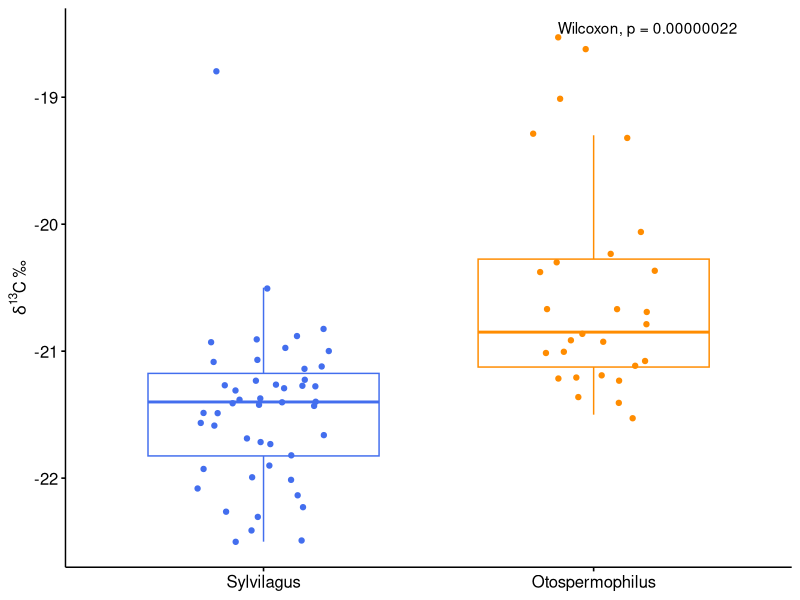
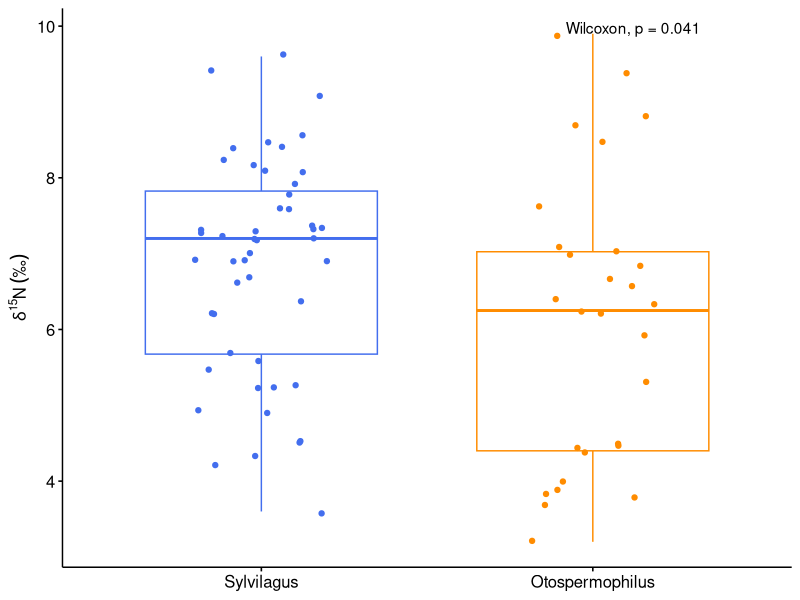
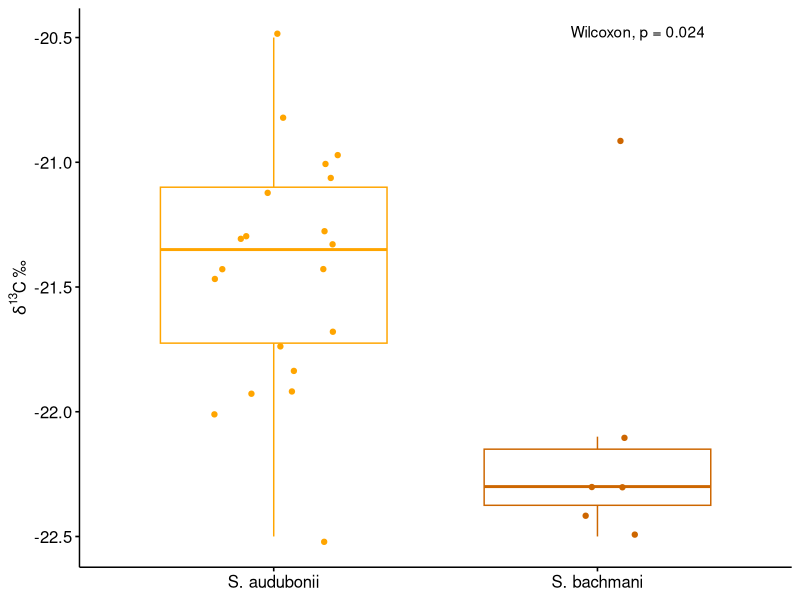
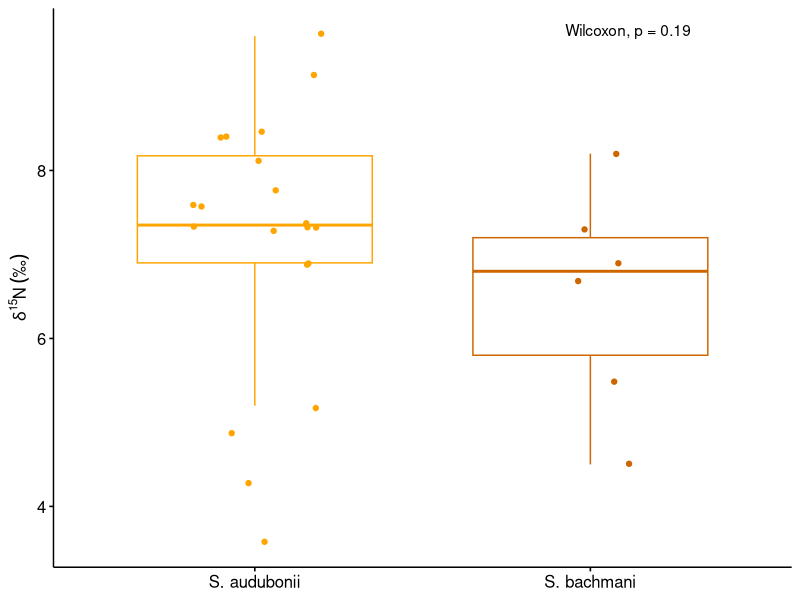
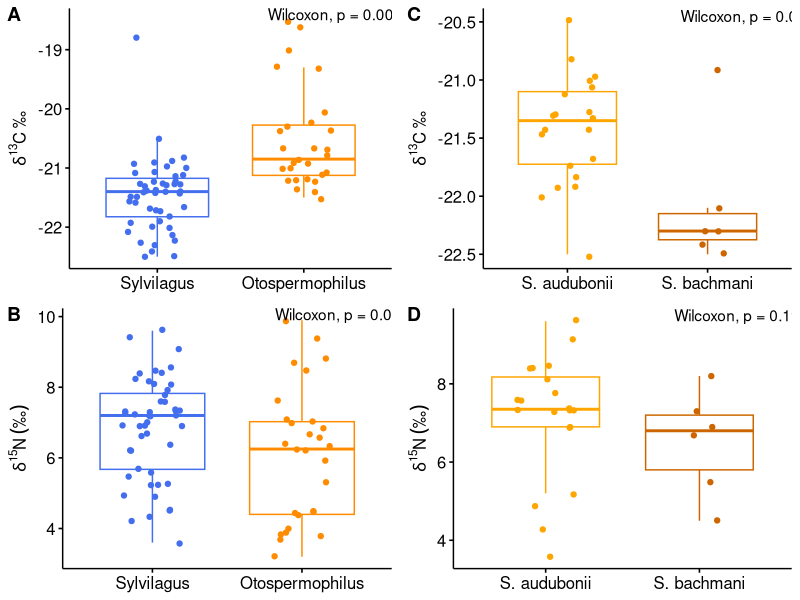

Reproduce these figures in R, in order. (Note: this script raises an error after producing the figures.)
options(scipen=999)
library(ggplot2)
library(tidyverse)
library(ggpubr)


# library(scales)
# library(RColorBrewer)
# library(rstatix)

# Read in file
iso_dat <- read.csv(file="data/processed/final_dataset_focaltaxa_finalAMSruns_with_isotopes_with_all_dates.csv", header=T) # All rabbits and Squirrels with isotopes - some have no dates, or dates too old to calibrate 

# determine normality, Shapiro-Wilk tests ----

#carbon
CS <- iso_dat %>%
  filter(Taxon == 'Sylvilagus') %>%
  select(del13C_permil)
shapiro.test(CS$del13C_permil)
# not normal

CO <- iso_dat %>%
  filter(Taxon == 'Otospermophilus') %>%
  select(del13C_permil)
shapiro.test(CO$del13C_permil)
# not normal

NS <- iso_dat %>%
  filter(Taxon == 'Sylvilagus') %>%
  select(del15N_permil)
shapiro.test(NS$del15N_permil)
# normal

NO <- iso_dat %>%
  filter(Taxon == 'Otospermophilus') %>%
  select(del15N_permil)
shapiro.test(NO$del15N_permil)
# normal

CSa <- iso_dat %>%
  filter(Species == 'S. audubonii') %>%
  select(del13C_permil)
shapiro.test(CSa$del13C_permil)
# normal

CSb <- iso_dat %>%
  filter(Species == 'S. bachmani') %>%
  select(del13C_permil)
shapiro.test(CSb$del13C_permil)
# not normal

NSa <- iso_dat %>%
  filter(Species == 'S. audubonii') %>%
  select(del15N_permil)
shapiro.test(NSa$del15N_permil)
# not normal

NSb <- iso_dat %>%
  filter(Species == 'S. bachmani') %>%
  select(del15N_permil)
shapiro.test(NSb$del15N_permil)
# normal


## Inter-specific - Compare squirrels to rabbits ----

# examine data
#carbon - both taxa non-normal, use wilcon.test
wilcox.c.taxon <- wilcox.test(del13C_permil~Taxon, data=iso_dat, correct = TRUE)
wilcox.c.taxon

p3 <- ggboxplot(iso_dat, x = "Taxon", y = "del13C_permil",
                color = "Taxon", palette = c("royalblue2", "darkorange"),
                add = "jitter") +
  labs(y = expression({delta}^13*C~'\u2030'), x="")+
  #  labs(y = expression(italic(delta)^13*C~("\211")))+
  theme(axis.title.x=element_blank(),
        legend.position = "none")
#  Add p-value
genus_C <- p3 + stat_compare_means(method = "wilcox.test", label.x = 2)
genus_C

#nitrogen - could use normal t-test for this. t.test marginally not significant, just use wilcox test for consistency with other comparisons.
t.test(del15N_permil~Taxon, data=iso_dat)
wilcox.n.taxon <- wilcox.test(del15N_permil~Taxon, data=iso_dat, correct = TRUE)
wilcox.n.taxon
p4 <- ggboxplot(iso_dat, x = "Taxon", y = "del15N_permil",
                color = "Taxon", palette = c("royalblue2", "darkorange"),
                add = "jitter") +
  #  labs(y = expression(italic(delta)^15*N~("\211")))+
  labs(y = expression(italic(delta)^15*N~("\u2030")))+
  theme(axis.title.x=element_blank(),
        legend.position = "none")
#  Add p-value
genus_N <- p4 + stat_compare_means(method = "wilcox.test", label.x = 2)
genus_N

## Intra - specific diet ---- 

## Compare desert cottontails to brush rabbits 

iso_rabbits<- iso_dat[grep("S. audubonii|S. bachmani", iso_dat$Species), c('del13C_permil', 'del15N_permil', 'Species', 'Taxon')]

#carbon - one taxon normal, other non-normal. Use wilcox.test 
wilcox.c.rabbits <- wilcox.test(del13C_permil~Species, data=iso_rabbits, correct = TRUE, alternative = "two.sided")
wilcox.c.rabbits
#t.test(del13C_permil~Taxon, mu=0, alt="two.sided", conf=0.95, var.eq=F, paired=F, data=iso_rabbits)

p1 <- ggboxplot(iso_rabbits, x = "Species", y = "del13C_permil",
                color = "Species", palette = c("orange", "darkorange3"),
                add = "jitter") +
  labs(y = expression({delta}^13*C~'\u2030'))+
  theme(axis.title.x=element_blank(),
        legend.position = "none")
#  Add p-value
rabbits_C <- p1 + stat_compare_means(method = "wilcox.test", label.x = 2)
#p-values appear on figure as a single plot, but not on multiplots
rabbits_C

#nitrogen - one taxon normal, other non-normal. Use wilcox.test
wilcox.n.rabbits <- wilcox.test(del15N_permil~Species, data=iso_rabbits, correct = TRUE)
wilcox.n.rabbits

p2 <- ggboxplot(iso_rabbits, x = "Species", y = "del15N_permil",
                color = "Species", palette = c("orange", "darkorange3"),
                add = "jitter") +
  #  labs(y = expression(italic(delta)^15*N~("\211")))+
  labs(y = expression(italic(delta)^15*N~("\u2030")))+
  theme(axis.title.x=element_blank(),
        legend.position = "none")
#  Add p-value
rabbits_N <- p2 + stat_compare_means(method = "wilcox.test", label.x = 2)
rabbits_N

figure <- ggarrange(genus_C, rabbits_C, genus_N, rabbits_N,
                    labels = c("A", "C", "B", "D"),
                    ncol = 2, nrow = 2)
figure

# summarize basic stats for the paper ---- 
# TAXON
wilcox.c.taxon
wilcox.n.taxon

iso_dat %>% count(Taxon)

# carbon results by Taxon
C.taxon.res <- iso_dat %>%      # Summary by group using dplyr
  group_by(Taxon) %>% 
  summarize(min = min(del13C_permil),
            median = median(del13C_permil),
            max = max(del13C_permil),
            mean = mean(del13C_permil))
C.taxon.res
C.taxon.res$mean[1] - C.taxon.res$mean[2]

  
# nitrogen results by Taxon
N.taxon.res <- iso_dat %>%                               # Summary by group using dplyr
  group_by(Taxon) %>% 
  summarize(min = min(del15N_permil),
            median = median(del15N_permil),
            mean = mean(del15N_permil),
            max = max(del15N_permil))
N.taxon.res
N.taxon.res$mean[1] - N.taxon.res$mean[2]


# SPECIES
wilcox.c.rabbits
wilcox.n.rabbits

iso_rabbits %>% count(Species)

# carbon results by Taxon
C.rabbits.res <- iso_rabbits %>%                               # Summary by group using dplyr
  group_by(Species) %>% 
  summarize(min = min(del13C_permil),
            median = median(del13C_permil),
            mean = mean(del13C_permil),
            max = max(del13C_permil))
C.rabbits.res
C.rabbits.res$mean[1] - C.rabbits.res$mean[2]

# nitrogen results by Taxon
N.rabbits.res <- iso_rabbits %>%                               # Summary by group using dplyr
  group_by(Species) %>% 
  summarize(min = min(del15N_permil),
            median = median(del15N_permil),
            mean = mean(del15N_permil),
            max = max(del15N_permil))
N.rabbits.res
N.rabbits.res$mean[1] - N.rabbits.res$mean[2]


# Figure 1 Final ----
 # to sync up Sylvilagus color scheme across panels

# create new dataframes and colors
#data
Cdatalist <- list(iso_dat$del13C_permil[which(iso_dat$Taxon=="Otospermophilus")],
                  iso_dat$del13C_permil[which(iso_dat$Taxon=="Sylvilagus")])

Ndatalist <- list(iso_dat$del15N_permil[which(iso_dat$Taxon=="Otospermophilus")],
                  iso_dat$del15N_permil[which(iso_dat$Taxon=="Sylvilagus")])

# colors
oto.col<- rep("royalblue2", length(Ndatalist[[1]]))
syl.col <- iso_dat$Species[which(iso_dat$Taxon=="Sylvilagus")]
syl.col[which(syl.col=="Leporidae")] <- "darkorange" # assuming this is Sylvilagus sp.
syl.col[which(syl.col=="Sylvilagus sp")] <- "darkorange"
syl.col[which(syl.col=="S. bachmani")] <- "red1"
syl.col[which(syl.col=="S. audubonii")] <- "gold1"
colorlist <- list(oto.col, syl.col)

grDevices::cairo_pdf("output/Figure1_niche_boxplots_Feb2022_JB.pdf", width=8, height=8)
par(bty="l", mfcol=c(2,2), mar=c(4,4,1,1)+0.1)

## Inter-specific ----
# Compare squirrels to rabbits

# carbon, interspecific
# create basic boxplot
boxplot(del13C_permil ~ Taxon, data=iso_dat, col = "white", ylab = "", cex.axis=0.75)

# add individual data points
for (i in 1:2) { 
  stripchart(na.omit(Cdatalist[[i]]), at = i, add = T, 
             pch =21, bg = colorlist[[i]], lwd=0.5, vertical = T, method = "jitter") 
}
mtext(expression({delta}^13*C~'value ('~'\u2030'~', VPDB)'), side=2, line = 2.25)
legend("top", legend=paste0("W = ", wilcox.c.taxon$statistic, "; p = ", round(wilcox.c.taxon$p.value, 3)), bty="n", cex=0.75)

legend("topright", legend=c('S. bachmani', 'Sylvilagus sp.', 'S. audubonii'), pch=21, col="black", pt.lwd=0.5, pt.bg=c("red1", "darkorange", "gold1"), bty="n", cex=0.5)

# nitrogen, interspecific
# create basic boxplot
boxplot(del15N_permil ~ Taxon, data=iso_dat, col = "white", ylab = "", cex.axis=0.75)

# add individual data points
for (i in 1:2) { 
  stripchart(na.omit(Ndatalist[[i]]), at = i, add = T, pch = 21, 
             bg = colorlist[[i]], lwd=0.5, vertical = T, method = "jitter") 
}
mtext(expression({delta}^15*N~'value ('~'\u2030'~', AIR)'), side=2, line = 2.25)
legend("top", legend=paste0("W = ", wilcox.n.taxon$statistic, "; p = ", round(wilcox.n.taxon$p.value, 3)), bty="n", cex=0.75)

## Intra-specific diet ---- 

## Compare desert cottontails to brush rabbits

# carbon, introspecific
# create basic boxplot
boxplot(del13C_permil ~ Species, data=iso_rabbits, col = "white", ylab = "", cex.axis=0.75)
# add individual data points
stripchart(del13C_permil ~ Species, data=iso_rabbits, vertical=TRUE, add=TRUE, method="jitter", pch=21, col="black", bg=c("gold1","red1"), lwd=0.5)
mtext(expression({delta}^13*C~'value ('~'\u2030'~', VPDB)'), side=2, line = 2.25)
legend("top", legend=paste0("W = ", wilcox.c.rabbits$statistic, "; p = ", round(wilcox.c.rabbits$p.value, 3)), bty="n", cex=0.75)

# nitrogen, intraspecific
# create basic boxplot
boxplot(del15N_permil ~ Species, data=iso_rabbits, col = "white", ylab = "", cex.axis=0.75)
# add individual data points
stripchart(del15N_permil ~ Species, data=iso_rabbits, vertical=TRUE, add=TRUE, method="stack", pch=21, col="black", bg=c("gold1","red1"), lwd=0.5)
mtext(expression({delta}^15*N~'value ('~'\u2030'~', AIR)'), side=2, line = 2.25)
legend("top", legend=paste0("W = ", wilcox.n.rabbits$statistic, "; p = ", round(wilcox.n.rabbits$p.value, 3)), bty="n", cex=0.75)

dev.off()


# In Illustrator: Add A,B,C,D labels, italicize taxon names, move jittered points over to outliers.
